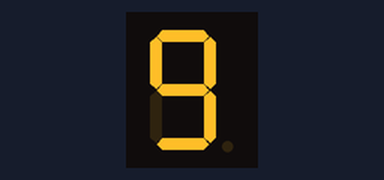
This sketch was run on a simulated Arduino Uno, built with avr-gcc and run on an emulated ATmega328P. Parts: 1-digit seven-segment display. Wiring (inferred from the names in the program): 1-digit 7-segment display, segments lit when HIGH: segments pin 1, pin 2, pin 3, pin 4, pin 5, pin 6, pin 7, pin 8. The segment pins are drawn as the display they are named for.

Above: at 0.1 s.
At 1.1 s:
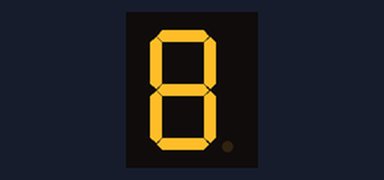
At 2.1 s:
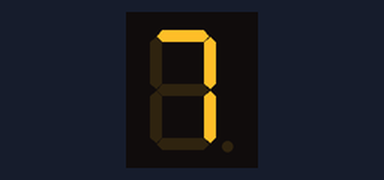
At 4.1 s:
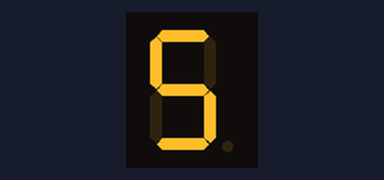
At 6.1 s:
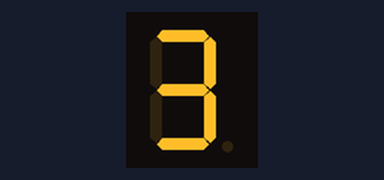
At 9.1 s:
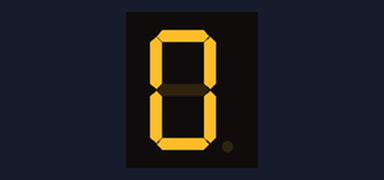

The sketch:

countdown_seven_seg.ino
```cpp
// Countdown on 7-Segment Display

// Pins
int segmentPins[] = {1, 2, 3, 4, 5, 6, 7, 8};
int totalPins = 8;
int pinNums[10][7] = {{1, 2, 3, 4, 6, 7}, {1, 2, 3, 4, 5, 6, 7}, {1, 2, 3}, {1, 3, 4, 5, 6, 7}, {1, 3, 4, 6, 7}, {2, 3, 6, 7}, {1, 2, 3, 4, 7}, {1, 2, 4, 5, 7}, {2, 3}, {1, 2, 3, 4, 5, 6}};

// Setup
void setup() {
  for (int i = 0; i < totalPins; i++) {
    pinMode(segmentPins[i], OUTPUT);
  }
}

void loop() {

  for (int row = 0; row < 10; row++) {
    for (int col = 0; col < sizeof(pinNums[row])/sizeof(pinNums[row][0]); col++) {
      digitalWrite(pinNums[row][col], HIGH);
    }

    delay(1000);

    for (int col = 0; col < sizeof(pinNums[row])/sizeof(pinNums[row][0]); col++) {
      digitalWrite(pinNums[row][col], LOW);
    }
  }
}
```

Measured:
- by itself, everything shown: repeats every 10.0 s, in 11 steps
- what the display in image 1 shows lasts 1.0 s, from 1.0 s to 2.0 s
